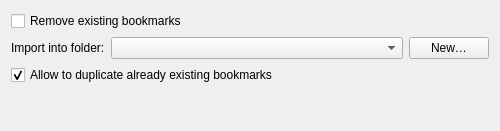
<?xml version="1.0" encoding="UTF-8"?>
<ui version="4.0">
 <class>Otter::BookmarksImportOptionsWidget</class>
 <widget class="QWidget" name="Otter::BookmarksImportOptionsWidget">
  <property name="geometry">
   <rect>
    <x>0</x>
    <y>0</y>
    <width>500</width>
    <height>131</height>
   </rect>
  </property>
  <layout class="QVBoxLayout" name="verticalLayout">
   <item>
    <widget class="QCheckBox" name="removeExistingCheckBox">
     <property name="text">
      <string>Remove existing bookmarks</string>
     </property>
    </widget>
   </item>
   <item>
    <widget class="QStackedWidget" name="removeDependentStackedWidget">
     <property name="currentIndex">
      <number>0</number>
     </property>
     <widget class="QWidget" name="removePage">
      <layout class="QFormLayout" name="formLayout_3">
       <property name="fieldGrowthPolicy">
        <enum>QFormLayout::AllNonFixedFieldsGrow</enum>
       </property>
       <property name="leftMargin">
        <number>0</number>
       </property>
       <property name="topMargin">
        <number>0</number>
       </property>
       <property name="rightMargin">
        <number>0</number>
       </property>
       <property name="bottomMargin">
        <number>0</number>
       </property>
       <item row="0" column="0" colspan="2">
        <layout class="QFormLayout" name="removeForm">
         <property name="fieldGrowthPolicy">
          <enum>QFormLayout::AllNonFixedFieldsGrow</enum>
         </property>
         <item row="0" column="0">
          <widget class="QLabel" name="folderLabel">
           <property name="text">
            <string>Import into folder:</string>
           </property>
           <property name="buddy">
            <cstring>folderComboBox</cstring>
           </property>
          </widget>
         </item>
         <item row="0" column="1">
          <layout class="QHBoxLayout" name="folderLayout">
           <item>
            <widget class="Otter::BookmarksComboBoxWidget" name="folderComboBox">
             <property name="sizePolicy">
              <sizepolicy hsizetype="Expanding" vsizetype="Fixed">
               <horstretch>0</horstretch>
               <verstretch>0</verstretch>
              </sizepolicy>
             </property>
            </widget>
           </item>
           <item>
            <widget class="QPushButton" name="newFolderButton">
             <property name="text">
              <string>New…</string>
             </property>
            </widget>
           </item>
          </layout>
         </item>
        </layout>
       </item>
       <item row="1" column="0">
        <widget class="QCheckBox" name="allowDuplicatesCheckBox">
         <property name="text">
          <string>Allow to duplicate already existing bookmarks</string>
         </property>
         <property name="checked">
          <bool>true</bool>
         </property>
        </widget>
       </item>
      </layout>
     </widget>
     <widget class="QWidget" name="noRemovePage">
      <layout class="QFormLayout" name="formLayout_2">
       <property name="leftMargin">
        <number>0</number>
       </property>
       <property name="topMargin">
        <number>0</number>
       </property>
       <property name="rightMargin">
        <number>0</number>
       </property>
       <property name="bottomMargin">
        <number>0</number>
       </property>
       <item row="0" column="0">
        <widget class="QCheckBox" name="importToSubfolderCheckBox">
         <property name="text">
          <string>Import into subfolder</string>
         </property>
        </widget>
       </item>
       <item row="1" column="0" colspan="2">
        <widget class="QFrame" name="noRemoveFrame">
         <layout class="QFormLayout" name="noRemoveBox">
          <property name="fieldGrowthPolicy">
           <enum>QFormLayout::AllNonFixedFieldsGrow</enum>
          </property>
          <item row="0" column="1">
           <widget class="Otter::LineEditWidget" name="subfolderNameLineEditWidget">
            <property name="toolTip">
             <string>Leave empty to import into main folder</string>
            </property>
           </widget>
          </item>
          <item row="0" column="0">
           <widget class="QLabel" name="subfolderNameLabel">
            <property name="text">
             <string>Subfolder name:</string>
            </property>
            <property name="buddy">
             <cstring>subfolderNameLineEditWidget</cstring>
            </property>
           </widget>
          </item>
         </layout>
        </widget>
       </item>
      </layout>
     </widget>
    </widget>
   </item>
   <item>
    <spacer name="verticalSpacer">
     <property name="orientation">
      <enum>Qt::Vertical</enum>
     </property>
    </spacer>
   </item>
  </layout>
 </widget>
 <customwidgets>
  <customwidget>
   <class>Otter::BookmarksComboBoxWidget</class>
   <extends>QComboBox</extends>
   <header>src/ui/BookmarksComboBoxWidget.h</header>
  </customwidget>
  <customwidget>
   <class>Otter::LineEditWidget</class>
   <extends>QLineEdit</extends>
   <header>src/ui/LineEditWidget.h</header>
  </customwidget>
 </customwidgets>
 <resources/>
 <connections/>
</ui>
